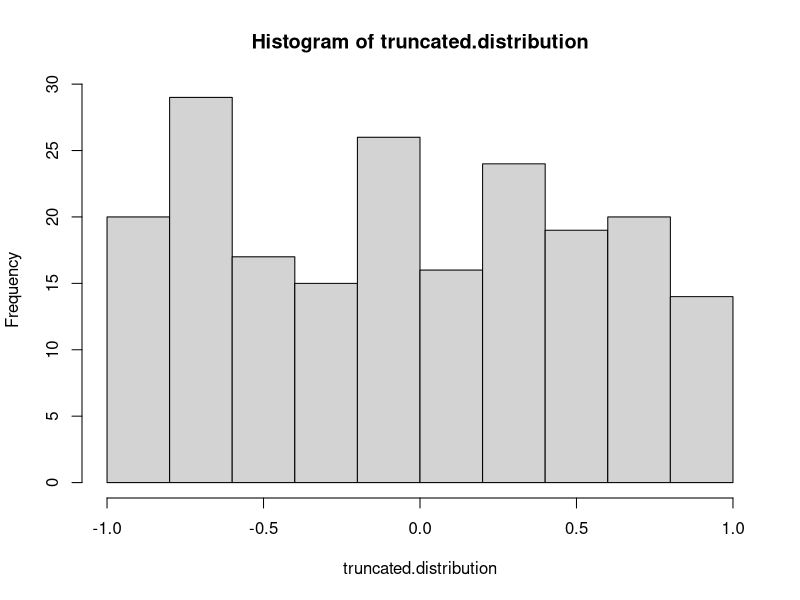
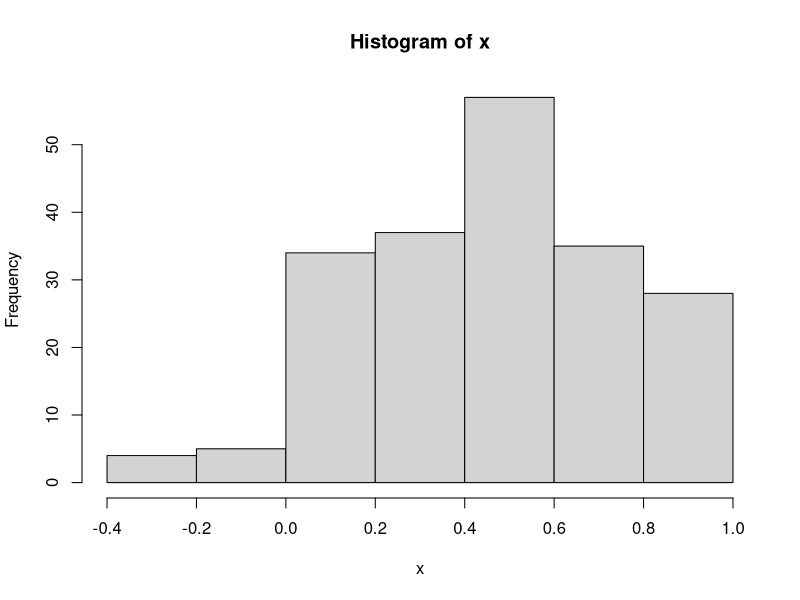

Recreate these plots in R, in order.
## ---- chunk 1
knitr::opts_chunk$set(cache=TRUE, autodep=TRUE, cache.comments=FALSE)
## ---- chunk 2
#rstdnorm.trunc()
# Returns a truncated normal distribution.
# Parametrs : n - number of samples, lo - lower bound, hi - upper bound
# Returns : Truncated Distribution as vector.
rstdnorm.trunc <- function(n,lo,hi) {
  x <- rnorm(n)
  x <- x[x > lo & x < hi]
  return(x)
}
#Testing with [0,1]
rstdnorm.trunc(30,0,1) #Correct!
#Testing with [0.5,1]
rstdnorm.trunc(30,0.5,1) #Correct!
#Testing with [0.5,0.7]
rstdnorm.trunc(30,0.5,0.7) #Correct!
#Testing with [0.5,1]
rstdnorm.trunc(30,0.5,0.5) #Correct! getting null vector
## ---- chunk 3
#rstdnorm.trunc()
# Returns a truncated normal distribution.
# Parametrs : n - number of samples, lo - lower bound (default = 0), 
#                                    hi - upper bound (default = 1)
# Returns : Truncated Distribution as vector.
rstdnorm.trunc <- function(n,lo = 0,hi = 1) {
  x <- rnorm(n)
  x <- x[x > lo & x < hi]
  return(x)
}

#Testing for n=10 with default interval
rstdnorm.trunc(10)
#Testing for n=20 with default interval
rstdnorm.trunc(20)
#Testing for n=30 with default interval
rstdnorm.trunc(30)

#Testing with [0,1]
rstdnorm.trunc(30,0,1) #Correct! getting 30 values
#Testing with [0.5,1]
rstdnorm.trunc(30,0.5,1) #Correct!
#Testing with [0.5,0.7]
rstdnorm.trunc(30,0.5,0.7) #Correct!
#Testing with [0.5,1]
rstdnorm.trunc(30,0.5,0.5) #Correct! getting null vector
## ---- chunk 4
#rstdnorm.trunc()
# Returns a truncated normal distribution of size n..
# Parametrs : n - number of samples, lo - lower bound (default = 0), 
#                                    hi - upper bound (default = 1)
# Returns : Truncated Distribution as vector of size n.
rstdnorm.trunc <- function(n,lo = 0,hi = 1) {
  p <- pnorm(lo) + 1 - pnorm(hi)
  np <- p*n #To get the total number of values outside the range 
  x <- rnorm(n)
  x <- x[x > lo & x < hi]
  return(x[1:n])
}

#Testing for n=10 with default interval
rstdnorm.trunc(10)
#Testing for n=20 with default interval
rstdnorm.trunc(20)
#Testing for n=30 with default interval
rstdnorm.trunc(30)
## ---- chunk 5
#rstdnorm.trunc()
# Returns a truncated normal distribution of size n..
# Parametrs : n - number of samples, lo - lower bound (default = 0), 
#                                    hi - upper bound (default = 1)
# Returns : Truncated Distribution as vector of size n.
rstdnorm.trunc <- function(n,lo = 0,hi = 1) {
  p <- pnorm(lo) + 1 - pnorm(hi)
  np <- p*n #To get the total number of values outside the range
  s <- n + np
  x <- rnorm(s)
  x <- x[x > lo & x < hi]
  while(length(x) < n) {
    s <- s + np #adding np more values to sample until length(x) >= 30
    x <- rnorm(s)
    x <- x[x > lo & x < hi]
  }
  return(x[1:n])
}

#Testing for n=10 with default interval
rstdnorm.trunc(10)
#Testing for n=20 with [-1,1] interval
rstdnorm.trunc(20, -1, 1)
#Testing for n=30 with default interval
rstdnorm.trunc(30)
## ---- chunk 6
#rstdnorm.trunc()
# Returns a truncated normal distribution of size n and draws histogram.
# Parametrs : n - number of samples, lo - lower bound (default = 0), 
#                                    hi - upper bound (default = 1)
#                                    hist - Y/N for histogram (default = FALSE)
# Returns : Truncated Distribution as vector of size n.
rstdnorm.trunc <- function(n,lo = 0,hi = 1,hist = FALSE) {
  p <- pnorm(lo) + 1 - pnorm(hi)
  np <- p*n #To get the total number of values outside the range
  s <- n + np
  x <- rnorm(s)
  x <- x[x > lo & x < hi]
  while(length(x) < n) {
    s <- s + np #adding np more values to sample until length(x) >= 30
    x <- rnorm(s)
    x <- x[x > lo & x < hi]
  }
  truncated.distribution <- x[1:n]
  if(hist == TRUE) hist(truncated.distribution)
  return(truncated.distribution)
}

#Testing
truncated <- rstdnorm.trunc(200,-1,1,hist = TRUE)
## ---- chunk 7
#rnorm.trunc()
# Returns a truncated normal distribution with a given mean and sd.
# Parametrs : n - number of samples, lo - lower bound (default = 0), 
#                                    hi - upper bound (default = 1)
#                                    hist - Y/N for histogram (default = FALSE)
#                                    mean - Mean (default = 0)
#                                    sd - Standard Deviation (default = 1)
# Returns : Truncated Distribution of size n with given mean and sd.
rnorm.trunc <- function(n, lo = 0, hi = 1, hist = FALSE, mean = 0, sd = 1) {
  x <- rstdnorm.trunc(n,(lo-mean)/sd,(hi-mean)/sd)
  x <- mean + sd*x
  if(hist == TRUE) hist(x)
  return(x)
}

#Testing and returning first 30 values of sample
m <- rnorm.trunc(200, -1, 1, hist = TRUE, mean = 0.5, sd = 0.3)
m[1:30] #First 30 values
mean(m) #mean
sd(m) #sd
## ---- chunk 8
state.df = data.frame(state.x77, Region=state.region, Division=state.division)
## ---- chunk 9
state.df$Abbr <- state.abb
state.df[1:3,]
## ---- chunk 10
state.df$Region <- NULL
state.df[1:3,]
## ---- chunk 11
state.df$Center.x <- state.center$x
state.df$Center.y <- state.center$y
state.df[1:3,]
## ---- chunk 12
new.df.1 <- state.df[which(state.df$Center.y > 40),]
new.df.2 <- subset(state.df, Center.y > 40)
all.equal(new.df.1,new.df.2)
## ---- chunk 13
new.df.3 <- state.df[which(state.df$Center.y > 40 & state.df$Murder > 9),]
new.df.3
row.names(new.df.3)[which.max(new.df.3$Life.Exp)]
## ---- chunk 14
apply(state.x77, MARGIN = 2, FUN = mean)
colMeans(state.x77)
#Yes, same answer both ways.

#function for trimmed mean by 2%
#parameters : vec - a vector
#returns : A trimmed mean vector
trimmed.mean <- function(vec) {
  return(mean(vec,2/100))
}
apply(state.x77, MARGIN = 2, FUN = trimmed.mean)
## ---- chunk 15
# cor_v1_v2()
# parameters : v1 - Numeric Vector.
#              v2 - Numeric Vector (default = state.x77[,"Life Exp"])
# returns : Correlation of v1 and v2.
cor_v1_v2 <- function(v1,v2 = state.x77[,"Life Exp"] ) {
  return(cor(v1,v2))
}

#Testing
cor_v1_v2(v1=state.x77[,"Income"])
cor_v1_v2(v1=state.x77[,"Life Exp"])
## ---- chunk 16
apply(state.x77, MARGIN = 2, FUN = cor_v1_v2)

#calculating second highest correlation
which.max(apply(state.x77, MARGIN = 2, FUN = cor_v1_v2)[-4])
## ---- chunk 17
# cor_v1_v2()
# parameters : v1 - Numeric Vector.
#              v2 - Numeric Vector (default = state.x77[,"Life Exp"])
#              method - Method of Correlation
# returns : Correlation of v1 and v2.
cor_v1_v2 <- function(v1,v2 = state.x77[,"Life Exp"], method = "pearson" ) {
  return(cor(v1,v2,method = method))
}

#Testing
cor_v1_v2(v1=state.x77[,"Income"],method="spearman")
cor_v1_v2(v1=state.x77[,"Life Exp"],method="spearman")
## ---- chunk 18
apply(state.x77, MARGIN = 2, FUN = cor_v1_v2, method="spearman")
